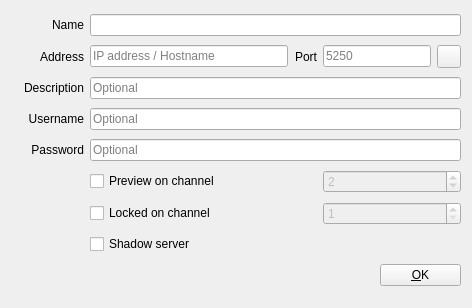
<?xml version="1.0" encoding="UTF-8"?>
<ui version="4.0">
 <class>DeviceDialog</class>
 <widget class="QDialog" name="DeviceDialog">
  <property name="geometry">
   <rect>
    <x>0</x>
    <y>0</y>
    <width>472</width>
    <height>308</height>
   </rect>
  </property>
  <property name="minimumSize">
   <size>
    <width>472</width>
    <height>308</height>
   </size>
  </property>
  <property name="maximumSize">
   <size>
    <width>472</width>
    <height>308</height>
   </size>
  </property>
  <property name="windowTitle">
   <string>New CasparCG Server</string>
  </property>
  <layout class="QGridLayout" name="gridLayout">
   <item row="0" column="0" rowspan="2">
    <widget class="QLabel" name="labelDeviceIcon">
     <property name="text">
      <string/>
     </property>
     <property name="pixmap">
      <pixmap>:/Graphics/Images/ServerBig.png</pixmap>
     </property>
     <property name="alignment">
      <set>Qt::AlignCenter</set>
     </property>
    </widget>
   </item>
   <item row="0" column="1">
    <widget class="QLabel" name="labelDeviceName">
     <property name="text">
      <string>Name</string>
     </property>
     <property name="alignment">
      <set>Qt::AlignRight|Qt::AlignTrailing|Qt::AlignVCenter</set>
     </property>
    </widget>
   </item>
   <item row="0" column="2" colspan="5">
    <widget class="QLineEdit" name="lineEditDeviceName"/>
   </item>
   <item row="1" column="1">
    <widget class="QLabel" name="labelAddress">
     <property name="text">
      <string>Address</string>
     </property>
     <property name="alignment">
      <set>Qt::AlignRight|Qt::AlignTrailing|Qt::AlignVCenter</set>
     </property>
    </widget>
   </item>
   <item row="1" column="2">
    <widget class="QLineEdit" name="lineEditAddress">
     <property name="placeholderText">
      <string>IP address / Hostname</string>
     </property>
    </widget>
   </item>
   <item row="1" column="3">
    <widget class="QLabel" name="labelPort">
     <property name="text">
      <string>Port</string>
     </property>
     <property name="alignment">
      <set>Qt::AlignRight|Qt::AlignTrailing|Qt::AlignVCenter</set>
     </property>
    </widget>
   </item>
   <item row="1" column="4" colspan="2">
    <widget class="QLineEdit" name="lineEditPort">
     <property name="sizePolicy">
      <sizepolicy hsizetype="Maximum" vsizetype="Fixed">
       <horstretch>0</horstretch>
       <verstretch>0</verstretch>
      </sizepolicy>
     </property>
     <property name="focusPolicy">
      <enum>Qt::ClickFocus</enum>
     </property>
     <property name="placeholderText">
      <string>5250</string>
     </property>
    </widget>
   </item>
   <item row="1" column="6">
    <widget class="QToolButton" name="toolButtonTestConnection">
     <property name="focusPolicy">
      <enum>Qt::NoFocus</enum>
     </property>
     <property name="toolTip">
      <string>Test Connection</string>
     </property>
     <property name="shortcut">
      <string>Alt+O</string>
     </property>
    </widget>
   </item>
   <item row="2" column="1">
    <widget class="QLabel" name="labelDescription">
     <property name="text">
      <string>Description</string>
     </property>
     <property name="alignment">
      <set>Qt::AlignRight|Qt::AlignTrailing|Qt::AlignVCenter</set>
     </property>
    </widget>
   </item>
   <item row="2" column="2" colspan="5">
    <widget class="QLineEdit" name="lineEditDescription">
     <property name="placeholderText">
      <string>Optional</string>
     </property>
    </widget>
   </item>
   <item row="3" column="1">
    <widget class="QLabel" name="labelUsername">
     <property name="text">
      <string>Username</string>
     </property>
     <property name="alignment">
      <set>Qt::AlignRight|Qt::AlignTrailing|Qt::AlignVCenter</set>
     </property>
    </widget>
   </item>
   <item row="3" column="2" colspan="5">
    <widget class="QLineEdit" name="lineEditUsername">
     <property name="placeholderText">
      <string>Optional</string>
     </property>
    </widget>
   </item>
   <item row="4" column="1">
    <widget class="QLabel" name="labelPassword">
     <property name="text">
      <string>Password</string>
     </property>
     <property name="alignment">
      <set>Qt::AlignRight|Qt::AlignTrailing|Qt::AlignVCenter</set>
     </property>
    </widget>
   </item>
   <item row="4" column="2" colspan="5">
    <widget class="QLineEdit" name="lineEditPassword">
     <property name="echoMode">
      <enum>QLineEdit::Password</enum>
     </property>
     <property name="placeholderText">
      <string>Optional</string>
     </property>
    </widget>
   </item>
   <item row="5" column="2" colspan="2">
    <widget class="QCheckBox" name="checkBoxPreview">
     <property name="text">
      <string>Preview on channel</string>
     </property>
    </widget>
   </item>
   <item row="5" column="4" colspan="3">
    <widget class="QSpinBox" name="spinBoxPreviewChannel">
     <property name="enabled">
      <bool>false</bool>
     </property>
     <property name="sizePolicy">
      <sizepolicy hsizetype="Expanding" vsizetype="Fixed">
       <horstretch>0</horstretch>
       <verstretch>0</verstretch>
      </sizepolicy>
     </property>
     <property name="minimum">
      <number>1</number>
     </property>
     <property name="value">
      <number>2</number>
     </property>
    </widget>
   </item>
   <item row="6" column="2" colspan="2">
    <widget class="QCheckBox" name="checkBoxLocked">
     <property name="text">
      <string>Locked on channel</string>
     </property>
    </widget>
   </item>
   <item row="6" column="4" colspan="3">
    <widget class="QSpinBox" name="spinBoxLockedChannel">
     <property name="enabled">
      <bool>false</bool>
     </property>
     <property name="sizePolicy">
      <sizepolicy hsizetype="Expanding" vsizetype="Fixed">
       <horstretch>0</horstretch>
       <verstretch>0</verstretch>
      </sizepolicy>
     </property>
     <property name="minimum">
      <number>1</number>
     </property>
     <property name="value">
      <number>1</number>
     </property>
    </widget>
   </item>
   <item row="7" column="2" colspan="2">
    <widget class="QCheckBox" name="checkBoxShadow">
     <property name="text">
      <string>Shadow server</string>
     </property>
    </widget>
   </item>
   <item row="8" column="2" colspan="3">
    <spacer name="horizontalSpacer">
     <property name="orientation">
      <enum>Qt::Horizontal</enum>
     </property>
     <property name="sizeHint" stdset="0">
      <size>
       <width>211</width>
       <height>25</height>
      </size>
     </property>
    </spacer>
   </item>
   <item row="8" column="5" colspan="2">
    <widget class="QPushButton" name="pushButtonOk">
     <property name="focusPolicy">
      <enum>Qt::NoFocus</enum>
     </property>
     <property name="text">
      <string>&amp;OK</string>
     </property>
     <property name="shortcut">
      <string>Alt+O</string>
     </property>
    </widget>
   </item>
  </layout>
 </widget>
 <tabstops>
  <tabstop>lineEditDeviceName</tabstop>
  <tabstop>lineEditAddress</tabstop>
  <tabstop>lineEditDescription</tabstop>
  <tabstop>lineEditUsername</tabstop>
  <tabstop>lineEditPassword</tabstop>
  <tabstop>checkBoxPreview</tabstop>
  <tabstop>spinBoxPreviewChannel</tabstop>
  <tabstop>checkBoxLocked</tabstop>
  <tabstop>spinBoxLockedChannel</tabstop>
  <tabstop>checkBoxShadow</tabstop>
 </tabstops>
 <resources/>
 <connections>
  <connection>
   <sender>pushButtonOk</sender>
   <signal>clicked()</signal>
   <receiver>DeviceDialog</receiver>
   <slot>accept()</slot>
   <hints>
    <hint type="sourcelabel">
     <x>371</x>
     <y>262</y>
    </hint>
    <hint type="destinationlabel">
     <x>350</x>
     <y>273</y>
    </hint>
   </hints>
  </connection>
  <connection>
   <sender>lineEditAddress</sender>
   <signal>textChanged(QString)</signal>
   <receiver>DeviceDialog</receiver>
   <slot>addressChanged(QString)</slot>
   <hints>
    <hint type="sourcelabel">
     <x>223</x>
     <y>46</y>
    </hint>
    <hint type="destinationlabel">
     <x>378</x>
     <y>0</y>
    </hint>
   </hints>
  </connection>
  <connection>
   <sender>lineEditDeviceName</sender>
   <signal>textChanged(QString)</signal>
   <receiver>DeviceDialog</receiver>
   <slot>nameChanged(QString)</slot>
   <hints>
    <hint type="sourcelabel">
     <x>222</x>
     <y>16</y>
    </hint>
    <hint type="destinationlabel">
     <x>342</x>
     <y>1</y>
    </hint>
   </hints>
  </connection>
  <connection>
   <sender>toolButtonTestConnection</sender>
   <signal>clicked()</signal>
   <receiver>DeviceDialog</receiver>
   <slot>testConnection()</slot>
   <hints>
    <hint type="sourcelabel">
     <x>440</x>
     <y>45</y>
    </hint>
    <hint type="destinationlabel">
     <x>449</x>
     <y>44</y>
    </hint>
   </hints>
  </connection>
  <connection>
   <sender>checkBoxPreview</sender>
   <signal>stateChanged(int)</signal>
   <receiver>DeviceDialog</receiver>
   <slot>previewChannelChanged(int)</slot>
   <hints>
    <hint type="sourcelabel">
     <x>152</x>
     <y>183</y>
    </hint>
    <hint type="destinationlabel">
     <x>1</x>
     <y>185</y>
    </hint>
   </hints>
  </connection>
  <connection>
   <sender>checkBoxLocked</sender>
   <signal>stateChanged(int)</signal>
   <receiver>DeviceDialog</receiver>
   <slot>lockedChannelChanged(int)</slot>
   <hints>
    <hint type="sourcelabel">
     <x>155</x>
     <y>203</y>
    </hint>
    <hint type="destinationlabel">
     <x>-1</x>
     <y>160</y>
    </hint>
   </hints>
  </connection>
 </connections>
 <slots>
  <slot>addressFinished()</slot>
  <slot>nameFinished()</slot>
  <slot>testConnection()</slot>
  <slot>okClicked()</slot>
  <slot>nameChanged(QString)</slot>
  <slot>addressChanged(QString)</slot>
  <slot>previewChannelChanged(int)</slot>
  <slot>lockedChannelChanged(int)</slot>
 </slots>
</ui>
